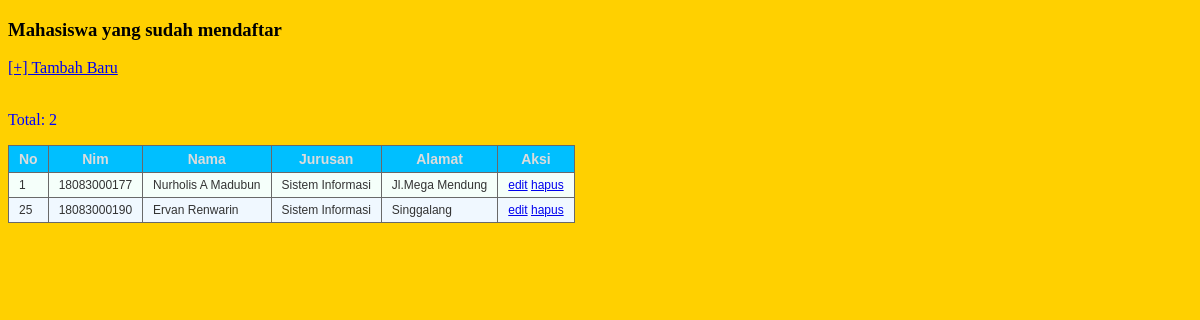
Page /list.php on the committed database.
### tables this page shows
CREATE TABLE `mahasiswa` (
  `id` int(11) NOT NULL,
  `nim` varchar(20) NOT NULL,
  `nama` varchar(30) NOT NULL,
  `jurusan` varchar(20) NOT NULL,
  `alamat` varchar(30) NOT NULL
);

### list.php (the view, shortened to what this page needs)
<?php include("config.php"); ?>
<!DOCTYPE html>
<html>
<head>
<link rel="stylesheet" href="list.css" />
</head>
<body>
    <header>
        <h3>Mahasiswa yang sudah mendaftar</h3>
    </header>
    <nav>
        <a href="daftar.php">[+] Tambah Baru</a>
    </nav>
    <br>
    <table border="1">
    <thead>
        <tr style="text-align:center;font-weight:bold;background-color:grey">
            <th>No</th>
            <th>Nim</th>
            <th>Nama</th>
            <th>Jurusan</th>
            <th>Alamat</th>
            <th>Aksi</th>
        </tr>
    </thead>
    <tbody>
        <?php
        $sql = "SELECT * FROM mahasiswa";
        $query = mysqli_query($db, $sql);
        while($siswa = mysqli_fetch_array($query)){
            echo "<tr>";
            echo "<td>".$siswa['id']."</td>";
            echo "<td>".$siswa['nim']."</td>";
            echo "<td>".$siswa['nama']."</td>";
            echo "<td>".$siswa['jurusan']."</td>";
            echo "<td>".$siswa['alamat']."</td>";
            echo "<td>";
            echo "<a href='edit.php?id=".$siswa['id']."'>edit</a> ";
            echo "<a href='hapus.php?id=".$siswa['id']."'>hapus</a> ";
            echo "</td>";
            echo "</tr>";
        }
        ?>
    </tbody
    </table>
    <p>Total: <?php echo mysqli_num_rows($query) ?></p>
    </body>
<html>

### list.css (style rules this page uses)
body { background-color:rgb(255, 208, 0); }
p { color:blue; }
table { border-collapse:collapse; font:normal normal 12px Verdana,Arial,Sans-Serif; color:#333333; }
table th { background:#00BFFF; color:#DCDCDC; font-weight:bold; font-size:14px; }
table th, table td { vertical-align:top; padding:5px 10px; border:1px solid #696969; }
table tr { background:#F5FFFA; }
table tr:nth-child(even) { background:#F0F8FF; }

### rows in the picture
mahasiswa: id "1", nim "18083000177", nama "Nurholis A Madubun", jurusan "Sistem Informasi", alamat "Jl.Mega Mendung"
mahasiswa: id "25", nim "18083000190", nama "Ervan Renwarin", jurusan "Sistem Informasi", alamat "Singgalang"

### other values in the picture
mysqli_num_rows($query) "2"
